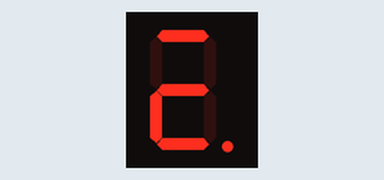
Recording of a sketch running on a simulated Arduino Uno, built with avr-gcc and run on an emulated ATmega328P. On the bench: 1-digit seven-segment display. Wiring (inferred from the names in the program): 1-digit 7-segment display, segments lit when LOW: segments pin 7, pin 6, pin 8, pin 9, pin 12, pin 11, pin 10, pin 5. The segment pins are drawn as the display they are named for.

Above: at 0.1 s.
At 1.1 s:
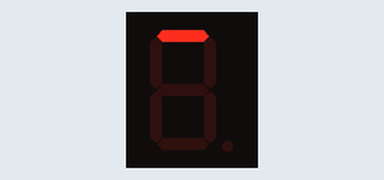
At 2.1 s:
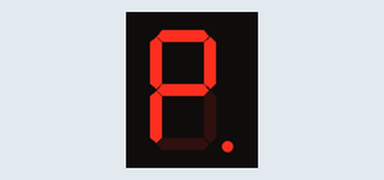
At 3.1 s:
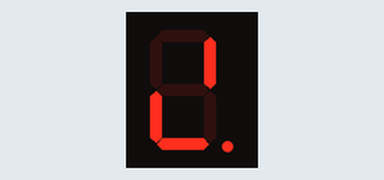

Measured:
- by itself, everything shown: repeats every 4.0 s, in 4 steps
- what the display in image 1 shows lasts 1.0 s, from 1.0 s to 2.0 s

The sketch:

EX1.ino
```cpp
const byte A = 7;          // donar nom al pin 5 de l’Arduino
const byte B = 6;          // donar nom al pin 6 de l’Arduino
const byte C = 8;          // donar nom al pin 7 de l’Arduino
const byte D = 9;          // donar nom al pin 8 de l’Arduino
const byte E = 12;          // donar nom al pin 9 de l’Arduino
const byte F = 11;         // donar nom al pin 10 de l’Arduino
const byte G = 10;         // donar nom al pin 11 de l’Arduino
const byte H = 5;         // donar nom al pin 12 de l’Arduino

//********** Setup ****************************************************************
void setup()
{
  pinMode(A,OUTPUT);     // definir el pin 5 com una sortida
  pinMode(B,OUTPUT);     // definir el pin 6 com una sortida
  pinMode(C,OUTPUT);     // definir el pin 7 com una sortida
  pinMode(D,OUTPUT);     // definir el pin 8 com una sortida
  pinMode(E,OUTPUT);     // definir el pin 9 com una sortida
  pinMode(F,OUTPUT);     // definir el pin 10 com una sortida
  pinMode(G,OUTPUT);     // definir el pin 11 com una sortida
  pinMode(H,OUTPUT);     // definir el pin 12 com una sortida
}

//********** Loop *****************************************************************
void loop()
{
  digitalWrite(A,LOW);    // posar a 5V el pin 5
  digitalWrite(B,HIGH);    // posar a 5V el pin 6
  digitalWrite(C,HIGH);    // posar a 5V el pin 7
  digitalWrite(D,LOW);    // posar a 5V el pin 8
  digitalWrite(E,LOW);    // posar a 5V el pin 9
  digitalWrite(F,HIGH);    // posar a 5V el pin 10
  digitalWrite(G,LOW);    // posar a 5V el pin 11
  digitalWrite(H,LOW);    // posar a 5V el pin 12

  delay(1000);                  // es queden leds 500ms apagats

  digitalWrite(A,LOW);    // posar a 5V el pin 5
  digitalWrite(B,HIGH);    // posar a 5V el pin 6
  digitalWrite(C,HIGH);    // posar a 5V el pin 7
  digitalWrite(D,HIGH);    // posar a 5V el pin 8
  digitalWrite(E,HIGH);    // posar a 5V el pin 9
  digitalWrite(F,HIGH);    // posar a 5V el pin 10
  digitalWrite(G,HIGH);    // posar a 5V el pin 11
  digitalWrite(H,HIGH);    // posar a 5V el pin 12

  delay(1000);                  // es queden leds 500ms apagats

  digitalWrite(A,LOW);    // posar a 5V el pin 5
  digitalWrite(B,LOW);    // posar a 5V el pin 6
  digitalWrite(C,HIGH);    // posar a 5V el pin 7
  digitalWrite(D,HIGH);    // posar a 5V el pin 8
  digitalWrite(E,LOW);    // posar a 5V el pin 9
  digitalWrite(F,LOW);    // posar a 5V el pin 10
  digitalWrite(G,LOW);    // posar a 5V el pin 11
  digitalWrite(H,LOW);    // posar a 5V el pin 12

  delay(1000);                  // es queden leds 500ms apagats

  digitalWrite(A,HIGH);    // posar a 5V el pin 5
  digitalWrite(B,LOW);    // posar a 5V el pin 6
  digitalWrite(C,HIGH);    // posar a 5V el pin 7
  digitalWrite(D,LOW);    // posar a 5V el pin 8
  digitalWrite(E,LOW);    // posar a 5V el pin 9
  digitalWrite(F,HIGH);    // posar a 5V el pin 10
  digitalWrite(G,HIGH);    // posar a 5V el pin 11
  digitalWrite(H,LOW);    // posar a 5V el pin 12

  delay(1000);                  // es queden leds 500ms apagats

  }
```
